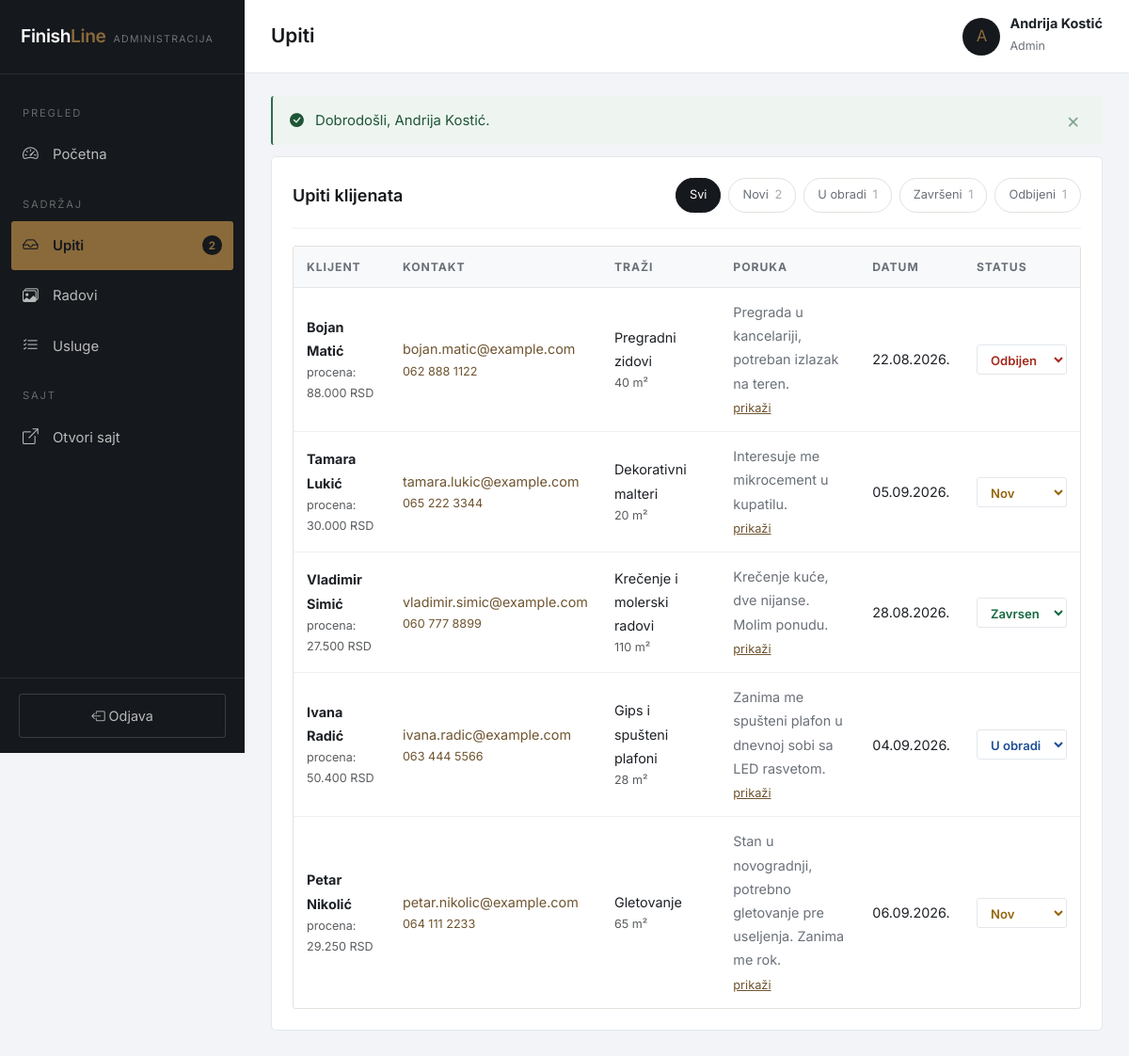
The page /admin/upiti (signed in) on the database its author committed.
### tables this page shows
CREATE TABLE `upiti` (
    `id`         INT UNSIGNED NOT NULL AUTO_INCREMENT,
    `ime`        VARCHAR(100) NOT NULL,
    `email`      VARCHAR(150) NOT NULL,
    `telefon`    VARCHAR(40)  NOT NULL DEFAULT '',
    `usluga_id`  INT UNSIGNED DEFAULT NULL,
    `kvadratura` INT UNSIGNED DEFAULT NULL,
    `poruka`     TEXT NOT NULL,
    `procena`    DECIMAL(12,2) DEFAULT NULL,
    `status`     ENUM('nov','u_obradi','zavrsen','odbijen') NOT NULL DEFAULT 'nov',
    `ip_adresa`  VARCHAR(45) NOT NULL DEFAULT '',
    `kreiran`    DATETIME NOT NULL DEFAULT CURRENT_TIMESTAMP,
    PRIMARY KEY (`id`),
    KEY `idx_upiti_status` (`status`),
    KEY `idx_upiti_usluga` (`usluga_id`),
    CONSTRAINT `fk_upiti_usluga` FOREIGN KEY (`usluga_id`)
        REFERENCES `usluge` (`id`) ON DELETE SET NULL
);

CREATE TABLE `usluge` (
    `id`          INT UNSIGNED NOT NULL AUTO_INCREMENT,
    `naziv`       VARCHAR(120) NOT NULL,
    `slug`        VARCHAR(140) NOT NULL,
    `ikona`       VARCHAR(60)  NOT NULL DEFAULT 'bi-tools',
    `kratak_opis` VARCHAR(255) NOT NULL DEFAULT '',
    `opis`        TEXT,
    `cena_od`     DECIMAL(10,2) NOT NULL DEFAULT 0.00,
    `jedinica`    VARCHAR(20)  NOT NULL DEFAULT 'm2',
    `slika`       VARCHAR(255) DEFAULT NULL,
    `redosled`    INT NOT NULL DEFAULT 0,
    `aktivna`     TINYINT(1) NOT NULL DEFAULT 1,
    PRIMARY KEY (`id`),
    UNIQUE KEY `uq_usluge_slug` (`slug`)
);

### app/core/Controller.php (called while the page is built, shortened)
<?php
abstract class Controller
{
    protected function prikaz(string $prikaz, array $podaci = [], string $layout = 'main'): void
    {
        $fajl = APP_ROOT . '/app/views/' . $prikaz . '.php';
        extract($podaci, EXTR_SKIP);
        require $fajl;
    }
}

### app/controllers/AdminController.php (called while the page is built, shortened)
<?php
final class AdminController extends Controller
{
    public function upiti(): void
    {
        $model  = $this->model('Upit');
        $status = (string) $this->unos('status', '');
        $status = in_array($status, Upit::STATUSI, true) ? $status : null;
        $this->prikaz('admin/upiti', [
            'naslovStrane' => 'Upiti - administracija',
            'upiti'        => $model->svi($status),
            'izabrani'     => $status,
            'brojevi'      => [
                'nov'      => $model->brojPoStatusu('nov'),
                'u_obradi' => $model->brojPoStatusu('u_obradi'),
                'zavrsen'  => $model->brojPoStatusu('zavrsen'),
                'odbijen'  => $model->brojPoStatusu('odbijen'),
            ],
        ], 'admin');
    }
}

### app/core/Aplikacija.php (called while the page is built, shortened)
<?php
final class Aplikacija
{
    private Router $ruter;
    public function __construct()
    {
        $this->ruter = new Router();
    }
    private function ucitajKlase(): void
    {
        spl_autoload_register(static function (string $klasa): void {
            $folderi = ['core', 'models', 'controllers'];
            foreach ($folderi as $folder) {
                $fajl = APP_ROOT . '/app/' . $folder . '/' . $klasa . '.php';
                if (is_file($fajl)) {
                    return;
                }
            }
        });
        require_once APP_ROOT . '/app/core/pomocne.php';
    }
    public function pokreni(): void
    {
        $url = $this->trenutnaAdresa();
        $ruta = $this->ruter->pronadji($url);
        $metoda = $ruta['metoda'];
        try {
            $kontroler = new $klasa();
            $kontroler->$metoda(...$ruta['parametri']);
        } catch (Throwable $e) {
            $this->obradiIzuzetak($e);
        }
    }
    private function trenutnaAdresa(): string
    {
        if (isset($_GET['url'])) {
            return trim((string) $_GET['url'], '/');
        }
        $putanja = parse_url($_SERVER['REQUEST_URI'] ?? '/', PHP_URL_PATH) ?? '/';
        return trim(rawurldecode($putanja), '/');
    }
}

### index.php (called while the page is built, shortened)
<?php
require_once __DIR__ . '/app/core/Aplikacija.php';
$aplikacija = new Aplikacija();
$aplikacija->pokreni();

### app/core/pomocne.php (called while the page is built, shortened)
<?php
function e($tekst): string
{
    return htmlspecialchars((string) $tekst, ENT_QUOTES | ENT_SUBSTITUTE, 'UTF-8');
}
function url(string $putanja = ''): string
{
    return BASE_URL . ltrim($putanja, '/');
}
function skrati(string $tekst, int $duzina = 120): string
{
    $tekst = trim(strip_tags($tekst));
    if (mb_strlen($tekst, 'UTF-8') <= $duzina) {
        return $tekst;
    }
    $skraceno = mb_substr($tekst, 0, $duzina, 'UTF-8');
    return $skraceno . '...';
}
function cena($iznos, string $valuta = 'RSD'): string
{
    return number_format((float) $iznos, 0, ',', '.') . ' ' . $valuta;
}
function datum(?string $datum): string
{
    $ts = strtotime($datum);
    return $ts === false ? '-' : date('d.m.Y.', $ts);
}

### app/core/Model.php (called while the page is built, shortened)
<?php
abstract class Model
{
    protected PDO $db;
    public function __construct()
    {
        $this->db = Database::veza();
    }
    protected function upit(string $sql, array $parametri = []): PDOStatement
    {
        $st = $this->db->prepare($sql);
        $st->execute($parametri);
        return $st;
    }
    protected function sviRedovi(string $sql, array $parametri = []): array
    {
        return $this->upit($sql, $parametri)->fetchAll();
    }
}

### app/core/Database.php (called while the page is built, shortened)
<?php
final class Database
{
    private static ?PDO $veza = null;
    public static function veza(): PDO
    {
        if (self::$veza !== null) {
            return self::$veza;
        }
        $dsn = sprintf('mysql:host=%s;dbname=%s;charset=%s', DB_HOST, DB_NAME, DB_CHARSET);
        try {
            self::$veza = new PDO($dsn, DB_USER, DB_PASS, [
                PDO::ATTR_ERRMODE            => PDO::ERRMODE_EXCEPTION,
                PDO::ATTR_DEFAULT_FETCH_MODE => PDO::FETCH_ASSOC,
                PDO::ATTR_EMULATE_PREPARES   => false,
                PDO::ATTR_STRINGIFY_FETCHES  => false,
            ]);
        } catch (PDOException $e) {
            if (DEBUG) {
                die('<h1>Greska pri povezivanju sa bazom</h1><p>' . htmlspecialchars($e->getMessage()) . '</p>'
                  . '<p>Proverite da li je MySQL pokrenut i da li je baza <b>' . DB_NAME . '</b> uvezena.</p>');
            }
            http_response_code(500);
            die('Trenutno nije moguce pristupiti bazi podataka.');
        }
        return self::$veza;
    }
}

### app/models/Upit.php (called while the page is built, shortened)
<?php
final class Upit extends Model
{
    public function svi(?string $status = null): array
    {
        return $this->sviRedovi(
            'SELECT p.*, u.naziv AS usluga_naziv
             FROM upiti p
             LEFT JOIN usluge u ON u.id = p.usluga_id
             ORDER BY p.id DESC'
        );
    }
}

### app/views/admin/upiti.php (the view, shortened to what this page needs)
<div class="admin-panel">
    <div class="admin-panel-vrh">
        <h2>Upiti klijenata</h2>
        <div class="filteri-statusa">
            <a href="<?= url('admin/upiti') ?>" class="filter <?= $izabrani === null ? 'aktivan' : '' ?>">
                Svi
            </a>
            <?php
            $nazivi = ['nov' => 'Novi', 'u_obradi' => 'U obradi', 'zavrsen' => 'Završeni', 'odbijen' => 'Odbijeni'];
            foreach ($nazivi as $kljuc => $naziv):
                ?>
                <a href="<?= url('admin/upiti?status=' . $kljuc) ?>" class="filter <?= $izabrani === $kljuc ? 'aktivan' : '' ?>">
                    <?= e($naziv) ?> <span class="brojka"><?= (int) $brojevi[$kljuc] ?></span>
                </a>
            <?php endforeach; ?>
        </div>
    </div>
    <?php if (empty($upiti)): ?>
        <p class="admin-prazno">Nema upita za izabrani filter.</p>
    <?php else: ?>
        <div class="tabela-okvir">
            <table class="admin-tabela tabela-upita">
                <thead>
                    <tr>
                        <th>Klijent</th>
                        <th>Kontakt</th>
                        <th>Traži</th>
                        <th>Poruka</th>
                        <th>Datum</th>
                        <th>Status</th>
                    </tr>
                </thead>
                <tbody>
                    <?php foreach ($upiti as $u): ?>
                        <tr data-upit="<?= (int) $u['id'] ?>">
                            <td>
                                <strong><?= e($u['ime']) ?></strong>
                                <?php if (!empty($u['procena'])): ?>
                                    <small class="d-block text-muted">procena: <?= e(cena($u['procena'])) ?></small>
                                <?php endif; ?>
                            </td>
                            <td>
                                <a href="mailto:<?= e($u['email']) ?>"><?= e($u['email']) ?></a>
                                <?php if (!empty($u['telefon'])): ?>
                                    <small class="d-block"><a href="tel:<?= e($u['telefon']) ?>"><?= e($u['telefon']) ?></a></small>
                                <?php endif; ?>
                            </td>
                            <td>
                                <?= e($u['usluga_naziv'] ?? '—') ?>
                                <?php if (!empty($u['kvadratura'])): ?>
                                    <small class="d-block text-muted"><?= (int) $u['kvadratura'] ?> m&sup2;</small>
                                <?php endif; ?>
                            </td>
                            <td class="celija-poruka">
                                <span class="poruka-kratka"><?= e(skrati((string) $u['poruka'], 70)) ?></span>
                                <button type="button" class="veza-dugme" data-puna-poruka="<?= e($u['poruka']) ?>"
                                        data-klijent="<?= e($u['ime']) ?>">
                                    prikaži
                                </button>
                            </td>
                            <td><?= e(datum($u['kreiran'])) ?></td>
                            <td>
                                <select class="izbor-statusa stanje-<?= e($u['status']) ?>" data-id="<?= (int) $u['id'] ?>">
                                    <?php foreach (Upit::STATUSI as $s): ?>
                                        <option value="<?= e($s) ?>" <?= $u['status'] === $s ? 'selected' : '' ?>>
                                            <?= e(ucfirst(str_replace('_', ' ', $s))) ?>
                                        </option>
                                    <?php endforeach; ?>
                                </select>
                            </td>
                        </tr>
                    <?php endforeach; ?>
                </tbody>
            </table>
        </div>
    <?php endif; ?>
</div>

### assets/css/style.css (style rules this page uses)
:root { --mastilo: #15181c; --mastilo-2: #22262b; --akcenat: #8a6a3b; --akcenat-tamni:#6f5430; --papir: #ffffff; --pesak: #f7f6f4; --tekst: #1d2126; --tekst-blagi: #6a7079; --linija: #e4e1dc; --linija-jaka: #cfcbc4; --uspeh: #2c6e4b; --greska: #a8392c; --radijus: 3px; --radijus-l: 5px; --prelaz: .2s ease; --sirina: 1160px; --senka-m: 0 4px 16px rgba(21, 24, 28, .07); --senka-l: 0 12px 34px rgba(21, 24, 28, .12); }
* { box-sizing: border-box; }
html { scroll-behavior: smooth; }
body { font-family: 'Inter', system-ui, -apple-system, 'Segoe UI', sans-serif; color: var(--tekst); background: var(--papir); font-size: 16px; line-height: 1.75; -webkit-font-smoothing: antialiased; overflow-x: clip; }
h1, h2, h3, h4 { font-weight: 600; line-height: 1.2; letter-spacing: -.02em; color: var(--mastilo); margin: 0 0 .55em; }
h2 { font-size: clamp(1.6rem, 2.9vw, 2.2rem); }
a { color: var(--akcenat-tamni); text-decoration: none; transition: color var(--prelaz); }
.filter { padding: 8px 16px; border: 1px solid var(--linija); background: #fff; border-radius: 40px; font-size: .87rem; color: var(--tekst-blagi); cursor: pointer; transition: all var(--prelaz); }
.filter.aktivan { background: var(--mastilo); border-color: var(--mastilo); color: #fff; }
.filter .brojka { opacity: .6; margin-left: 3px; }
.tabela-okvir { overflow-x: auto; border: 1px solid var(--linija); border-radius: var(--radijus); background: #fff; }

### assets/css/admin.css (style rules this page uses)
.telo-admina { background: #f2f4f7; }
.admin-panel { background: #fff; border: 1px solid #e3e7ec; border-radius: var(--radijus-l); padding: 22px; }
.admin-panel-vrh { display: flex; justify-content: space-between; align-items: center; gap: 16px; flex-wrap: wrap; padding-bottom: 16px; margin-bottom: 18px; border-bottom: 1px solid #eef1f4; }
.admin-panel-vrh h2 { font-size: 1.12rem; margin: 0; text-transform: none; letter-spacing: 0; }
.admin-tabela { width: 100%; border-collapse: collapse; min-width: 700px; }
.admin-tabela th { text-align: left; padding: 11px 14px; font-size: .76rem; letter-spacing: .08em; text-transform: uppercase; color: var(--tekst-blagi); background: #f8f9fb; border-bottom: 1px solid #e3e7ec; white-space: nowrap; }
.admin-tabela td { padding: 13px 14px; border-bottom: 1px solid #eef1f4; font-size: .9rem; vertical-align: middle; }
.admin-tabela tr:last-child td { border-bottom: none; }
.celija-poruka { max-width: 260px; }
.poruka-kratka { display: block; color: var(--tekst-blagi); }
.veza-dugme { background: none; border: none; padding: 0; color: var(--akcenat-tamni); font-size: .8rem; cursor: pointer; text-decoration: underline; }
.stanje-nov { background: #fff3d9; color: #96650a; }
.stanje-u_obradi { background: #e0edff; color: #1c4f96; }
.stanje-zavrsen { background: #e2f6ec; color: #14683f; }
.stanje-odbijen { background: #fde9e7; color: #a3291c; }
.izbor-statusa { border: 1px solid #e3e7ec; border-radius: var(--radijus); padding: 6px 10px; font-size: .82rem; font-weight: 600; cursor: pointer; background-color: #fff; transition: all var(--prelaz); }
.filteri-statusa { display: flex; gap: 8px; flex-wrap: wrap; }
.filteri-statusa .filter { padding: 6px 14px; font-size: .8rem; }

### rows shown on the page
upiti: ime "Bojan Matić", procena "88.000 RSD", email "bojan.matic@example.com", telefon "062 888 1122", usluga.naziv "Pregradni zidovi", kvadratura "40", poruka "Pregrada u kancelariji, potreban izlazak na teren.", kreiran "22.08.2026.", status+id "Odbijen"
upiti: ime "Tamara Lukić", procena "30.000 RSD", email "tamara.lukic@example.com", telefon "065 222 3344", usluga.naziv "Dekorativni malteri", kvadratura "20", poruka "Interesuje me mikrocement u kupatilu.", kreiran "05.09.2026.", status+id "Nov"
upiti: ime "Vladimir Simić", procena "27.500 RSD", email "vladimir.simic@example.com", telefon "060 777 8899", usluga.naziv "Krečenje i molerski radovi", kvadratura "110", poruka "Krečenje kuće, dve nijanse. Molim ponudu.", kreiran "28.08.2026.", status+id "Zavrsen"
upiti: ime "Ivana Radić", procena "50.400 RSD", email "ivana.radic@example.com", telefon "063 444 5566", usluga.naziv "Gips i spušteni plafoni", kvadratura "28", poruka "Zanima me spušteni plafon u dnevnoj sobi sa LED rasvetom.", kreiran "04.09.2026.", status+id "U obradi"
upiti: ime "Petar Nikolić", procena "29.250 RSD", email "petar.nikolic@example.com", telefon "064 111 2233", usluga.naziv "Gletovanje", kvadratura "65", poruka "Stan u novogradnji, potrebno gletovanje pre useljenja. Zanima me rok.", kreiran "06.09.2026.", status+id "Nov"

### other values the page prints
$novih "2"
mb_substr($k['ime'] ?? 'A', 0, 1, 'UTF-8') "A"
$k['ime'] "Andrija Kostić"
$k['uloga'] "Admin"
$p['tekst'] "Dobrodošli, Andrija Kostić."
$naziv "Novi"
$brojevi[$kljuc] "2"
$naziv "U obradi"
$brojevi[$kljuc] "1"
$naziv "Završeni"
$naziv "Odbijeni"
